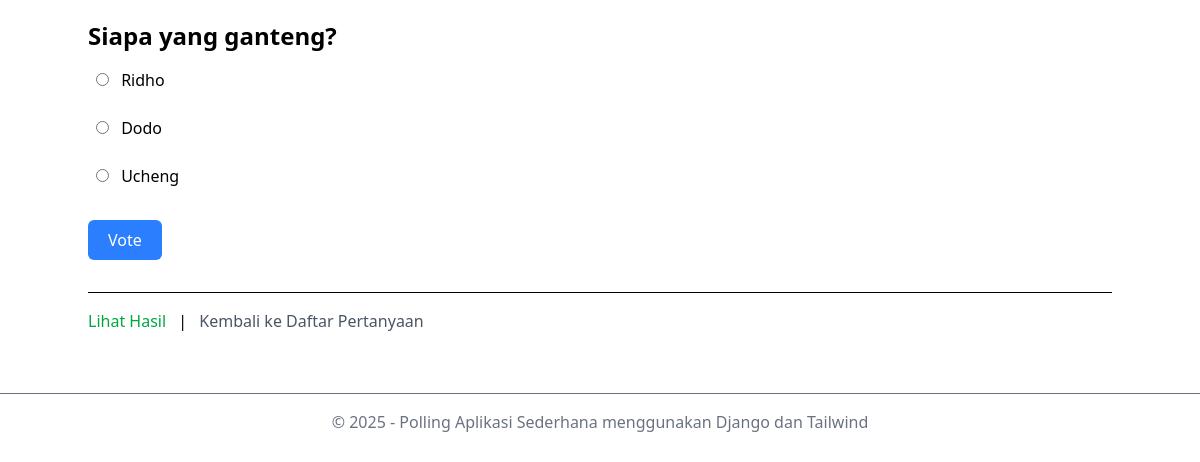
/1/, run on the app's committed database.
### siteapp/polls/models.py (models this page shows, shortened)
class Question(models.Model):
    question_text = models.CharField(max_length=200)
    pub_date = models.DateTimeField("date published")

class Choice(models.Model):
    question = models.ForeignKey(Question, on_delete=models.CASCADE)
    choice_text = models.CharField(max_length=200)
    votes = models.IntegerField(default=0)

class Settings(models.Model):
    nama = models.CharField(max_length=100)
    nilai = models.CharField(max_length=200)

### siteapp/polls/views.py (the view)
# urls.py: path('<int:question_id>/', views.detail, name='detail'),
def detail(request, question_id):
    question = get_object_or_404(Question, pk=question_id)
    return render(request, 'polls/detail.html', {'question': question})

### siteapp/polls/context_processors.py (called while the page is built)
def project_settings(request):
    all_settings = Settings.objects.all()
    settings_dict = {setting.nama: setting.nilai for setting in all_settings}
    return settings_dict

### siteapp/polls/templates/polls/detail.html (shortened to what this page needs)
{% extends 'polls/base.html' %}  {% block content %}
<h1 class="text-2xl font-bold mb-2">{{ question.question_text }}</h1>
<form action="{% url 'polls:vote' question.id %}" method="post">
  {% csrf_token %} {% for choice in question.choice_set.all %}
  <div class="my-2 p-2 rounded-md hover:bg-gray-100">
    <label for="choice-{{ choice.id }}" class="cursor-pointer block">
      <input
        type="radio"
        name="choice"
        value="{{ choice.id }}"
        id="choice-{{ choice.id }}"
        class="mr-2"
        required
      />
      {{ choice.choice_text }}
    </label>
  </div>
  {% endfor %}
  <button
    type="submit"
    class="cursor-pointer mt-4 bg-blue-500 text-white px-5 py-2 rounded-md hover:bg-blue-600"
  >
    Vote
  </button>
</form>
<div class="mt-8 border-t pt-4">
  <a
    href="{% url 'polls:results' question.id %}"
    class="text-green-600 hover:underline"
    >Lihat Hasil</a
  >
  <span class="mx-2">|</span>
  <a href="{% url 'polls:index' %}" class="text-gray-600 hover:underline"
    >Kembali ke Daftar Pertanyaan</a
  >
</div>
{% endblock %}

### siteapp/polls/templates/polls/base.html (shortened to what this page needs)
<!DOCTYPE html>
<html lang="en">
  <head>
    <script src="https://cdn.jsdelivr.net/npm/@tailwindcss/browser@4"></script>
  </head>
  <body>
    <div class="container mx-auto py-5">{% block content %} {% endblock %}</div>
    <footer class="text-center text-gray-500 mt-10 border-t pt-4">
      <p>&copy; {{ tahun }} - {{ namaaplikasi }}</p>
    </footer>
  </body>
</html>

### data on the page
Question: question_text "Siapa yang ganteng?"
Choice: choice_text "Ridho"
Choice: choice_text "Dodo"
Choice: choice_text "Ucheng"
Settings: nilai "2025"
Settings: nilai "Polling Aplikasi Sederhana menggunakan Django dan Tailwind"
